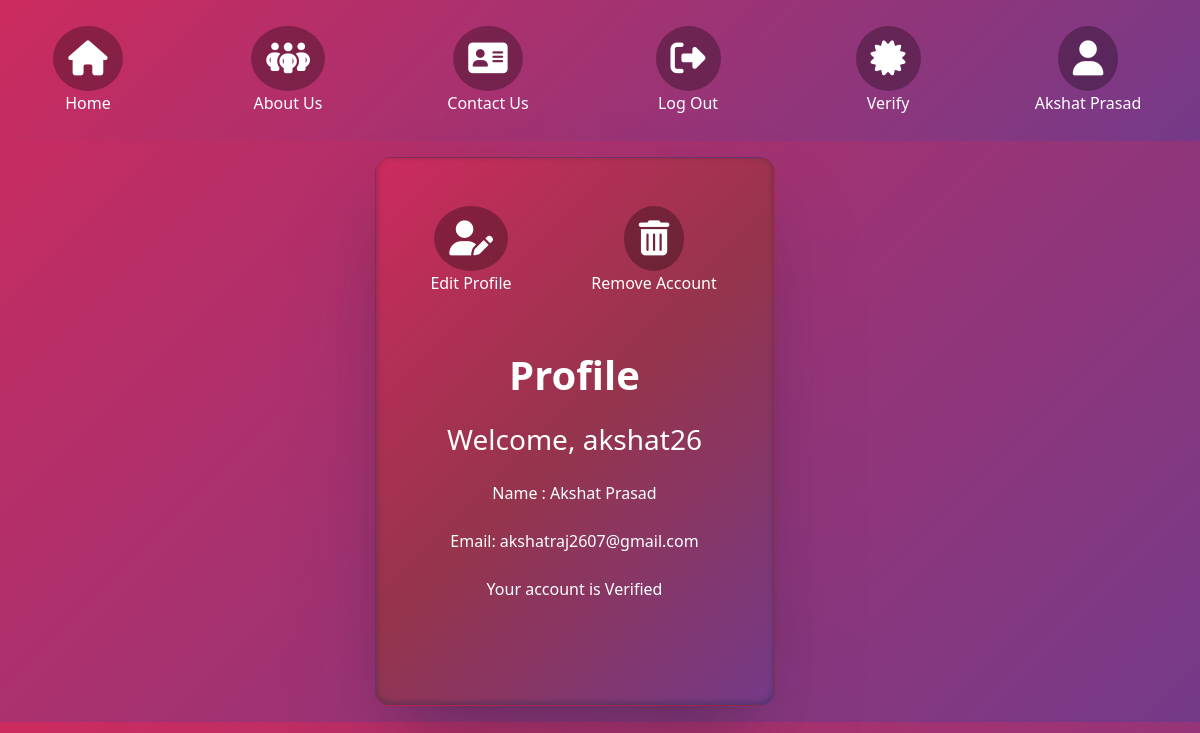
Before: /account (signed in) with the older database file.
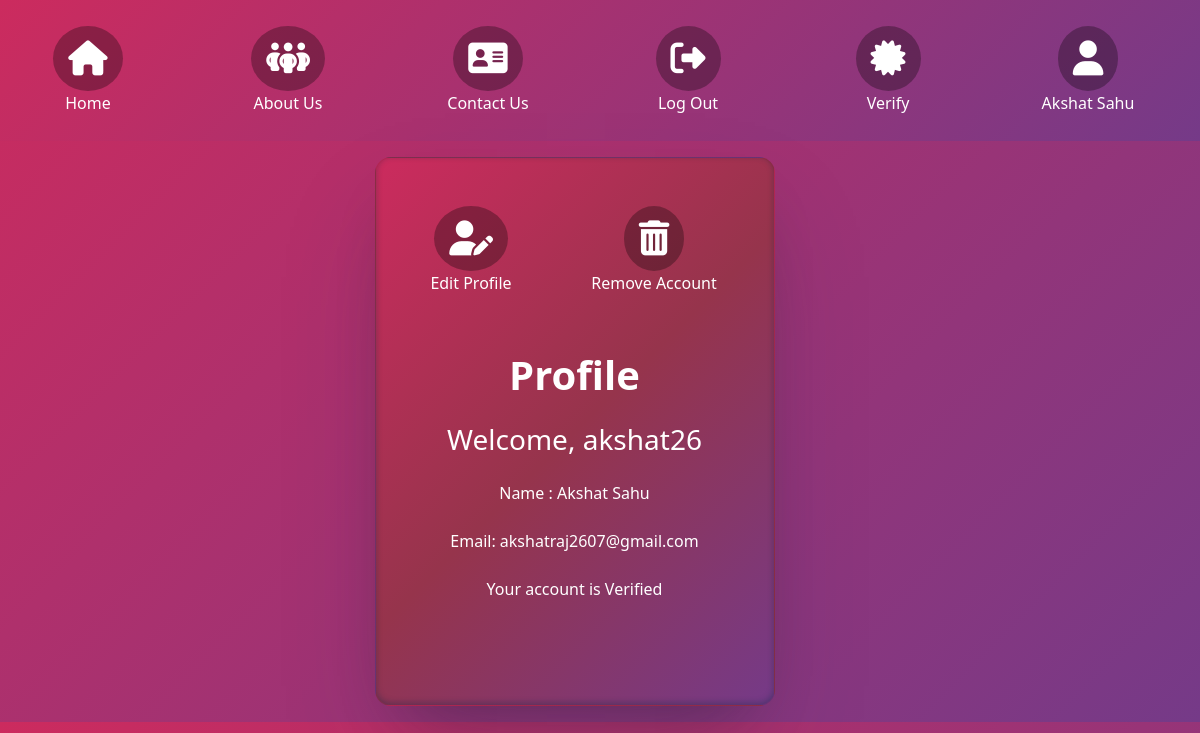
After: the same page with the newer database file.
### app.py (models this page shows, shortened)
class User(db.Model, UserMixin):
    __tablename__ = "client_update"
    id = db.Column(db.Integer, primary_key=True)
    name = db.Column(db.String(80), nullable=False)
    username = db.Column(db.String(20), nullable=False, unique=True)
    email = db.Column(db.String(80), nullable=False, unique=True)
    password = db.Column(db.String(128), nullable=False)
    is_verified = db.Column(db.Boolean, default=False)
    is_deleted = db.Column(db.Boolean, default=False)
    indian_time = pytz.timezone('Asia/Kolkata')
    date_created = db.Column(db.DateTime, default = datetime.now(indian_time))

### app.py (the view)
@app.route('/account', methods= ['POST', 'GET'])
def account():
    if 'logged_in' not in session or not session['logged_in']:
        flash('Please log in first', 'error')
        return redirect(url_for('signin'))
    user_id = session['user_id']
    user = User.query.get(user_id)
    if not user:
        flash('User not found', 'error')
        return redirect(url_for('signin'))
    user_data = {
        'username': user.username,
        'name': user.name,
        'email': user.email
            }
    if user.is_verified:
        verified_msg = "Verified"
    else:
        verified_msg = "Not Verified! Kindly"
    return render_template('account.html', user_data=user_data, verified_message=verified_msg, name = user_data['name'])

### templates/account.html (shortened to what this page needs)
<!DOCTYPE html>
<html>
    <head>
        <link rel="stylesheet" href="{{ url_for('static', filename= "css/account.css")}}">
        <link href="https://cdn.jsdelivr.net/npm/bootstrap@5.0.2/dist/css/bootstrap.min.css" rel="stylesheet">
        <link rel="stylesheet" href="https://cdnjs.cloudflare.com/ajax/libs/font-awesome/6.4.2/css/all.min.css" />
    </head>
    <body>
         <header>
            <div class="row text-center nav-container">
             <div class= "row text-center mt-3 nav-bar">
                     <div class="col-2">
                         <a href = "{{ url_for('index')}}">
                         <i class="fa-solid fa-house"></i>
                         <p> Home </p></a>
                    </div>
                    <div class="col-2">
                        <a href = "{{ url_for('about')}}">
                            <i class="fa-solid fa-people-group"></i>
                        <p> About Us </p></a>
                        </div>
                     <div class="col-2">
                         <a href="{{ url_for('contact')}}">
                             <i class="fa-solid fa-address-card"></i>
                             <p>Contact Us</p>
                         </a>
                     </div>
                     <div class="col-2">
                        <a href = "{{ url_for('logout')}}">
                           <i class="fa-solid fa-right-from-bracket"></i>
                           <p> Log Out</p>
                        </a>
                    </div>
                    <div class="col-2">
                        <a href = "{{ url_for('verification')}}">
                            <i class="fa-solid fa-certificate"></i>
                        <p>Verify</p></a>
                        </div>
                    <div class="col-2">
                            <a href="{{ url_for('account') }}">
                                <i class="fa-solid fa-user"></i>
                                        <p>{{ name }}</p>
                            </a>
                    </div>
                 </div>
             </div>
         </header>
<form class="form" action= "{{ url_for('account')}}" method="POST">
    <section class="vh-75 gradient-custom">
        <div class="container py-3 h-100">
          <div class="row d-flex justify-content-center align-items-center h-75">
            <div class="col-12 col-md-4 col-lg-6 col-xl-5">
              <div class="card text-white form-element" style="border-radius: 1rem;">
                <div class="card-body p-3 text-center">
                  <div class="mb-md-3 mt-md-3 pb-5">
                    <div class="row text-center nav-container">
                        <div class= "row text-center mt-3 nav-bar">
                            <div class="col-6">
                                <a href = "{{ url_for('edit_profile')}}">
                                    <i class="fa-solid fa-user-pen"></i>
                                    <p>Edit Profile</p>
                                </a>
                            </div>
                            <div class="col-6" >
                                <a href = "javascript:void(0);" onclick = "confirmDeletion()">
                                    <i class="fa-solid fa-trash-can"></i>
                                    <p>Remove Account</p>
                                </a>
                            </div>
                        </div>
                    </div>
                        <h1 class="fw-bold my-4 text-center">Profile</h1>
                        {% if user_data %}
                        <div class="form-outline form-white mb-4">
                            <h3>Welcome, {{user_data.username }}</h3>
                        </div>
                        <div class="form-outline form-white mb-4">
                            <p>Name : {{ user_data.name }}</p>
                        </div>
                        <div class="form-outline form-white mb-4">
                            <p> Email: {{ user_data.email}}</p>
                        </div>
                        {% endif %}
                        <div class="form-outline form-white mb-4">
                            <p>Your account is  {{ verified_message }}</p>
                        </div>
                    </div>
                </div>
              </div>
            </div>
          </div>
        </div>
      </section>
    </form>
    </body>
</html>

### static/css/account.css (style rules this page uses)
header { background: rgb(2,0,36); background: linear-gradient(135deg, #cc2b5e, #753a88); color: #fff; text-align: center; padding: 10px 0; }
.nav-bar i { font-size: 35px; border-radius: 50%; padding: 15px; background-color: rgba(0, 0, 0, 0.3); transition: ease-in-out; transition-duration: 1s; }
.nav-bar a { text-decoration: none; color: white; }
.form-element { box-shadow: rgba(50, 50, 93, 0.25) 0px 50px 100px -20px, rgba(0, 0, 0, 0.3) 0px 30px 60px -30px, rgba(10, 37, 64, 0.35) 0px -2px 6px 0px inset; background: rgb(131,58,180); background: linear-gradient(135deg, #cc2b5e, #96344c, #753a88); border-radius: 40px; text-align: center; width: 400px; height: 40%; }
body { background: rgb(2,0,36); width: 100%; height: auto; background: linear-gradient(135deg, #cc2b5e, #753a88); }

Changed rows visible on the page:
changed User "akshat26": name "Akshat Prasad" → "Akshat Sahu"
